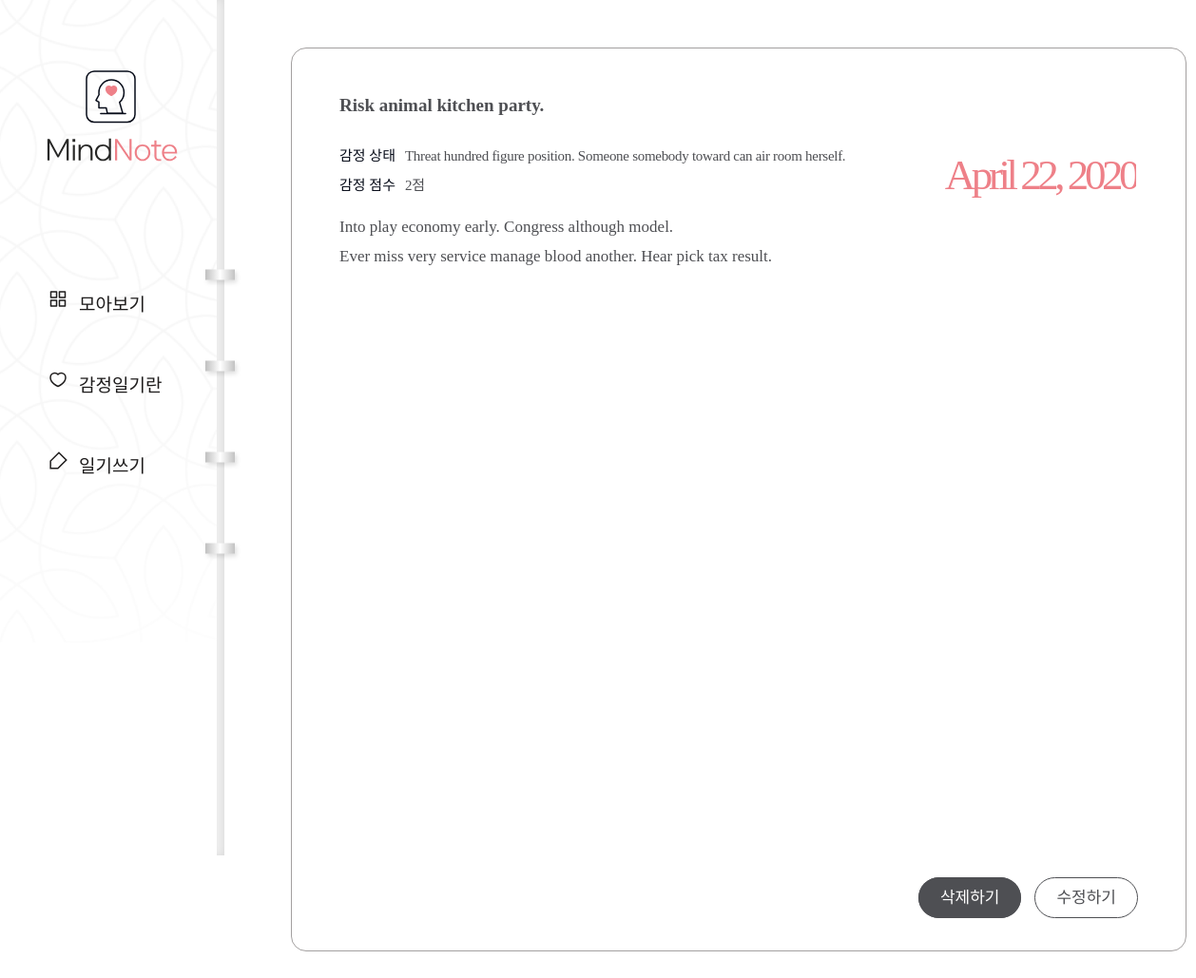
/diary/page/20, run on the app's committed database.
### diary/models.py (models this page shows, shortened)
class Page(models.Model):
    title = models.CharField(max_length=100, validators=[validate_no_hash])
    content = models.TextField(validators=[validate_no_hash])
    feeling = models.CharField(
        max_length=80, validators=[validate_no_hash, validate_no_numbers]
    )
    score = models.IntegerField(validators=[validate_score])
    dt_created = models.DateField()

### diary/views.py (the view)
class PageDetailView(DeleteView):
    model = Page
    template_name = "diary/page_detail.html"
    pk_url_kwarg = "page_id"

### diary/templates/diary/page_detail.html
{% extends './base.html' %}
{% block content %}
  <div class="wrap-notetext">
    <div class="notetext">
      <div class="text-box">
        <h2>{{ object.title }}</h2>
        <div class="state">
          <p>감정 상태</p>
          <span>{{ object.feeling }}</span>
        </div>
        <div class="score">
          <p>감정 점수</p>
          <span>{{ object.score }}점</span>
        </div>
        <div class="date">
          <span>{{ object.dt_created }}</span>
        </div>
        <div class="detail">{{ object.content|linebreaksbr }}</div>
        <div class="notetext-btn">
          <ul>
            <li><a href="{% url 'page-delete' object.id %}">삭제하기</a></li>
            <li><a href="{% url 'page-update' object.id %}">수정하기</a></li>
          </ul>
        </div>
      </div>
    </div>
  </div>
{% endblock content %}

### diary/static/diary/css/styles.css (style rules this page uses)
h1,h2,h3,p,a,ul,li { margin: 0; padding: 0; font-family: 'NanumSquare'; list-style: none; text-decoration: none; outline: none; }
html { position: relative; min-height: 100%; margin: 0; }
body { margin: 0; padding: 0; -webkit-font-smoothing: antialiased; -moz-osx-font-smoothing: auto; }
.wrap-notetext { padding-left: 236px; padding-top: 50px; padding-bottom: 150px; }
.notetext { margin: 0 70px; }
.text-box { position: relative; width: 840px; height: 100%; min-height: 800px; max-height: 1040px; margin: 0 auto; padding: 49px 50px 100px; border-radius: 16px; border: solid 1px #a3a0a0; background-color: #ffffff; }
.text-box h2 { padding-bottom: 30px; font-family: 'NanumBarunpen'; color: #4e4f53; font-size: 19px; font-weight: bold; }
.text-box .state p { display: inline-block; font-family: 'NanumSquare'; color: #060b18; font-size: 15px; }
.text-box .state span { padding-left: 6px; font-family: 'NanumBarunpen'; color: #4e4f53; font-size: 15px; letter-spacing: -0.29px; }
.text-box .score { padding: 10px 0 20px; }
.text-box .score p { display: inline-block; font-family: 'NanumSquare'; color: #060b18; font-size: 15px; }
.text-box .score span { padding-left: 6px; font-family: 'NanumBarunpen'; color: #4e4f53; font-size: 15px; letter-spacing: -0.29px; }
.text-box .date { overflow: hidden; position: absolute; top: 107px; right: 52px; }
.text-box .date span { float: left; font-family: 'NanumSquare'; color: #ee8088; font-size: 45px; letter-spacing: -4.47px; }
.text-box .detail { overflow-y: scroll; max-height: 800px; font-family: 'NanumBarunpen'; color: #4e4f53; font-size: 17px; line-height: 1.8; }
.text-box .notetext-btn { position: absolute; right: 50px; bottom: 45px; }
.text-box .notetext-btn li { display: inline-block; }
.text-box .notetext-btn li a { padding: 11px 22px; font-family: 'NanumSquare'; color: #fff; font-size: 17px; background-color: #4e4f53; border: solid 1px #4e4f53; border-radius: 22.5px; }
.text-box .notetext-btn li:last-child a { margin-left: 10px; color: #4e4f53; background-color: transparent; }

### data on the page
Page: title "Risk animal kitchen party.", feeling "Threat hundred figure position. Someone somebody toward can air room herself.", score "2", dt_created "April 22, 2020", content "Into play economy early. Congress although model. Ever miss very service manage blood another. Hear pick tax result."
